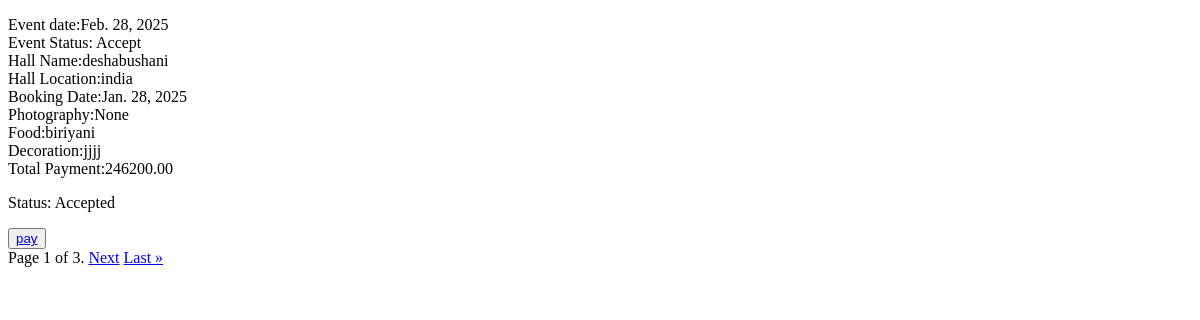
The app's page /booking_view (signed in), older data.
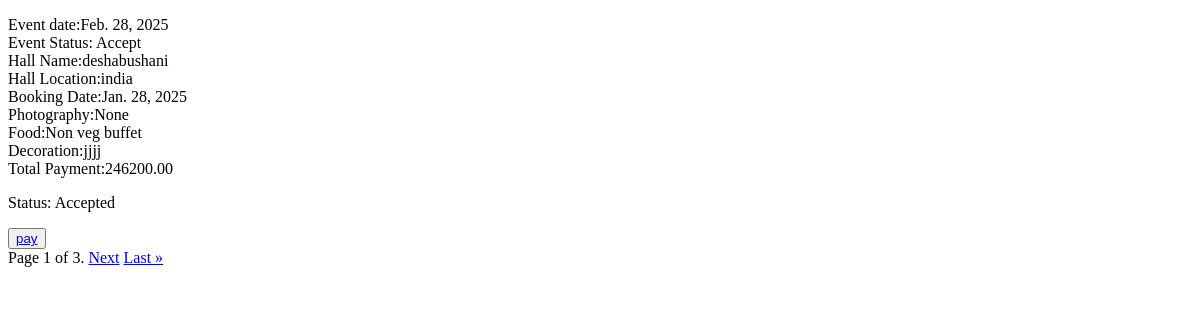
The same page, newer data.
### app/models.py (models this page shows)
class Bookings(models.Model):
    event_date=models.DateField(null=True)
    event_status=models.CharField(max_length=100,default='pending')
    user_id=models.ForeignKey(User,on_delete=models.CASCADE)
    hall_id=models.ForeignKey(Halls,on_delete=models.CASCADE)
    booking_date=models.DateField(auto_now_add=True)
    payment_status=models.CharField(max_length=100)
    photography=models.CharField(max_length=100,null=True,blank=True)
    no_of_persons=models.IntegerField(null=True,blank=True)
    food_value=models.BooleanField(null=True,blank=True)
    food=models.ForeignKey(Food,on_delete=models.CASCADE)
    decoration_value=models.BooleanField(null=True,blank=True)
    decoration=models.ForeignKey(Decoration,on_delete=models.CASCADE)
    photography_cost=models.DecimalField(max_digits=10,decimal_places=2)
    total_payment=models.DecimalField(max_digits=10,decimal_places=2)

class Food(models.Model):
    food_image=models.FileField(upload_to='images/')
    food_price=models.DecimalField(max_digits=10,decimal_places=2)
    food_name=models.CharField(max_length=100,null=True)

class Halls(models.Model):
    hall_name=models.CharField(max_length=100)
    location=models.CharField(max_length=200)
    capacity=models.IntegerField()
    price_per_day=models.DecimalField(max_digits=10,decimal_places=2)
    photo_url=models.FileField()
    hall_description=models.TextField(null=True,blank=True)

class Decoration(models.Model):
    decoration_name=models.CharField(max_length=100,null=True,blank=True)
    decoration_image=models.FileField(upload_to='images/')
    decoration_price=models.DecimalField(max_digits=10,decimal_places=2)

### app/views.py (the view)
# urls.py: path('booking_view',views.booking_view,name='booking_view'),
@login_required(login_url='login')
def booking_view(request):
     user=User.objects.get(id=request.user.id)
     products=Bookings.objects.filter(user_id=user)
     items_per_page=1
     paginator=Paginator(products,items_per_page)
     page=request.GET.get('page',1)
     try:
        products=paginator.page(page)
     except PageNotAnInteger:
        products=paginator.page(1)
     except EmptyPage:
        products=paginator.page(paginator.num_pages)
     context={
        'products':products,
        'user':user
    }
     return render(request, 'booking_view.html', context)

### templates/booking_view.html (shortened to what this page needs)
<!DOCTYPE html>
<html lang="en">
<head>
</head>
<body>
    {% for i in products %}
        <p>
        Event date:{{i.event_date}} <br>
        Event Status: {{ i.event_status }} <br>
        Hall Name:{{i.hall_id.hall_name}} <br>
        Hall Location:{{i.hall_id.location}} <br>
        Booking Date:{{i.booking_date}} <br>
        Photography:{{i.photography}} <br>
        Food:{{i.food.food_name}} <br>
        Decoration:{{i.decoration.decoration_name}} <br>
        Total Payment:{{i.total_payment}} <br>
        </p>
            {% if i.event_status == 'Accept' %}
            <p>Status: Accepted</p>
            {% elif i.event_status == 'Pending' %}
            <span>Status: Processing</span>
            {% else %}
            <span>Status: Denied</span>
            {% endif %}
        <form action="{% url 'payment' id=i.id %}">
             <button><a href="{% url 'payment' id=i.id %}">pay </a></button>
        </form>
    {% endfor %}
    <div class="pagination">
        <span class="step-links">
          <span class="current">Page {{ products.number }} of {{ products.paginator.num_pages }}.</span>
          {% if products.has_next %}
            <a href="?page={{ products.next_page_number }}">Next</a>
            <a href="?page={{ products.paginator.num_pages }}">Last &raquo;</a>
          {% endif %}
        </span>
    </div>
</body>
</html>

Row changes from the older to the newer data that the page shows:
changed through a linked row, Bookings "Accept": food.food_name "biriyani" → "Non veg buffet"
